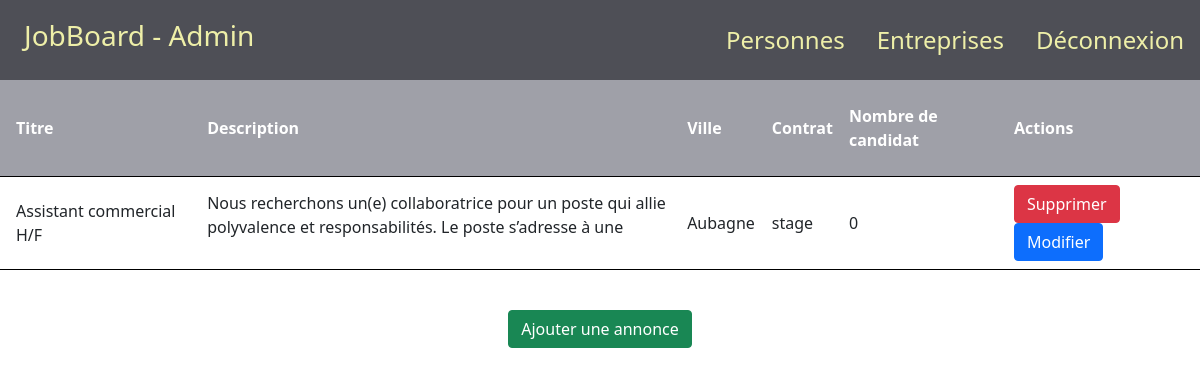
Screenshot of /admin/advertising.php?id=3 with the database file from the repository.
### tables this page shows
CREATE TABLE IF NOT EXISTS `advertising` (
  `id` int(11) NOT NULL AUTO_INCREMENT,
  `titre` varchar(255) DEFAULT NULL,
  `descript` text,
  `wages` int(11) DEFAULT NULL,
  `companie_name` varchar(255) DEFAULT NULL,
  `city` varchar(255) DEFAULT NULL,
  `date_e` date DEFAULT NULL,
  `published` tinyint(1) DEFAULT NULL,
  `companies_id` int(11) DEFAULT NULL,
  `contrat` varchar(255) DEFAULT NULL,
  PRIMARY KEY (`id`),
  KEY `companies_id` (`companies_id`)
);

### admin/advertising.php (the view, shortened to what this page needs)
<!DOCTYPE html>
<html lang="en">
<head>
    <link rel="stylesheet" href="https://cdnjs.cloudflare.com/ajax/libs/twitter-bootstrap/5.1.0/css/bootstrap.min.css">
    <link rel="stylesheet" href="https://cdnjs.cloudflare.com/ajax/libs/font-awesome/5.15.4/css/all.min.css">
    <link rel="stylesheet" href="style/accueil.css">
    <link rel="stylesheet" href="style/nav.css">
</head>
<body>
    <?php
    require_once("component/nav.php");
    require_once("../configs/database.php");
    $id_ese = $_GET['id'];
    ?>
    <table>
        <tr>
            <th>Titre</th>
            <th>Description</th>
            <th>Ville</th>
            <th>Contrat</th>
            <th>Nombre de candidat</th>
            <th>Actions</th>
        </tr>
        <?php
        foreach ($db->query("SELECT * FROM advertising WHERE companies_id = $id_ese") as $row) {
            $id = $row["id"];
        ?>
            <tr>
                <td><?php if (!$row['titre']) {
                        echo "(Vide)";
                    } else {
                        echo $row['titre'];
                    } ?></td>
                <td class="descript">
                    <p><?php if (!$row['descript']) {
                            echo "(Vide)";
                        } else {
                            echo $row['descript'];
                        } ?></p>
                </td>
                <td><?php if (!$row['city']) {
                        echo "(Vide)";
                    } else {
                        echo $row['city'];
                    } ?></td>
                <td><?php if (!$row['contrat']) {
                        echo "(Vide)";
                    } else {
                        echo $row['contrat'];
                    } ?></td>
                <td><?php
                    $i = 0;
                    echo $i;
                    ?></td>
                <td>
                    <button type="button" class="btn btn-danger" data-bs-toggle="modal" data-bs-target="#exampleModal" onclick="supp_add(<?= $id ?>, 0)">Supprimer</button>
                    <button type="button" class="btn btn-primary" data-bs-toggle="modal" data-bs-target="#exampleModal2<?php echo $id ?>" onclick="up_add(<?= $id ?>, 0)">Modifier</button>
                </td>
            </tr>
        <?php
        }
        ?>
    </table>
    <div style="text-align: center; margin-top:5vh;">
        <button type="button" class="btn btn-success" data-bs-toggle="modal" data-bs-target="#exampleModal3">Ajouter une annonce</button>
    </div>
</body>
</html>

### admin/style/accueil.css (style rules this page uses)
body { background-color: white; }
table { width: 100%; }
th { background-color: #9FA0A8; color: white; padding: 3vh 0vh 3vh 2vh; border: 10px; }
tr { border-bottom: solid 0.1vh black; }
td { padding-top: 1vh; padding-bottom: 1vh; padding-left: 2vh; }
.descript p { height: 6vh; overflow:hidden; }
.descript { width: 60vh; }

### rows the page displays
advertising: titre "Assistant commercial H/F", descript "Nous recherchons un(e) collaboratrice pour un poste qui allie polyvalence et responsabilités. Le poste s’adresse à une…", city "Aubagne", contrat "stage", i "0"
